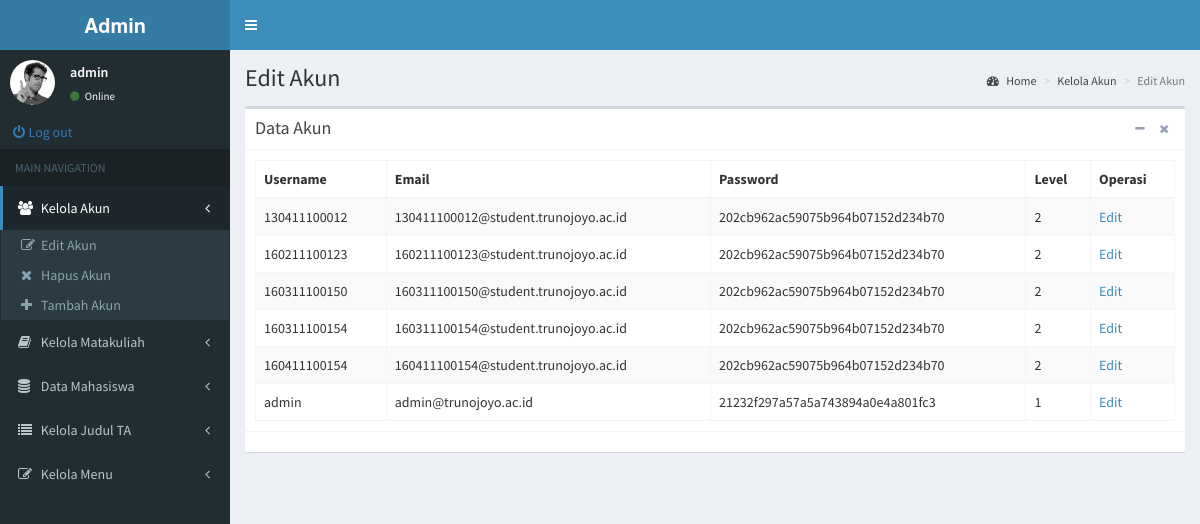
/admin/pages/layout/EditAkun.php (signed in), run on the app's committed database.
### tables this page shows
CREATE TABLE `tbl_menu_admin` (
  `id` int(11) NOT NULL,
  `menu` varchar(20) NOT NULL,
  `icon` varchar(20) DEFAULT NULL,
  `link` varchar(100) NOT NULL,
  `sub` varchar(3) DEFAULT NULL
);

CREATE TABLE `tbl_submenu_admin` (
  `menu` varchar(20) NOT NULL,
  `submenu` varchar(20) NOT NULL,
  `icon` varchar(20) DEFAULT NULL,
  `link` varchar(100) DEFAULT NULL
);

CREATE TABLE `tbl_akun` (
  `username` varchar(12) NOT NULL,
  `email` varchar(100) NOT NULL,
  `passwd` varchar(200) NOT NULL,
  `level_` char(1) NOT NULL
);

### admin/pages/layout/EditAkun.php (the view, shortened to what this page needs)
<!DOCTYPE html>
<html>
<head>
  <link rel="stylesheet" href="../../../bower/bower_components/bootstrap/dist/css/bootstrap.min.css">
  <link rel="stylesheet" href="../../../bower/bower_components/font-awesome/css/font-awesome.min.css">
  <link rel="stylesheet" href="../../../bower/bower_components/Ionicons/css/ionicons.min.css">
  <link rel="stylesheet" href="../../../bower/dist/css/AdminLTE.min.css">
  <link rel="stylesheet" href="../../../bower/dist/css/skins/_all-skins.min.css">
</head>
<body class="hold-transition skin-blue fixed sidebar-mini">
<div class="wrapper">
  <header class="main-header">
    <a href="../../index2.html" class="logo">
      <span class="logo-lg"><b>Admin</b></span>
    </a>
    <nav class="navbar navbar-static-top">
      <a href="#" class="sidebar-toggle" data-toggle="push-menu" role="button">
      </a>
    </nav>
  </header>
  <aside class="main-sidebar">
    <section class="sidebar">
      <div class="user-panel">
        <div class="pull-left image">
          <img src="../../../bower/dist/img/user2-160x160.jpg" class="img-circle" alt="User Image">
        </div>
        <div class="pull-left info">
          <p><?php echo $_SESSION['nama'];?></p>
          <a href="#"><i class="fa fa-circle text-success"></i> Online</a>
        </div>
      </div>
      <form method="post" action="../../.././cek/action_out.php">
        <div class="input-group">
          <button name="logout" class="btn btn-link"><i class="fa fa-power-off">&nbsp;</i>Log out</button>
        </div>
      </form>
      <ul class="sidebar-menu" data-widget="tree">
        <li class="header">MAIN NAVIGATION</li>
        <?php
          $con_menu = OpenCon('db_menu');
          $result_menu = $con_menu->query("SELECT menu,icon,link,sub FROM tbl_menu_admin ORDER BY id");
          foreach ($result_menu as $key => $value) {
            $class = '';
            $l = '../layout/';
            if ($value['menu'] == $_SESSION['posisi']){
              $class = 'active';
            }
            if ($value['sub'] == 'yes'){
              $class = 'treeview '.$class;
            }
            echo '<li class="'.$class.'">
                    <a href='.$l.''.$value['link'].'>
                      <i class="'.$value['icon'].'"></i> <span>'.$value['menu'].'</span>';
                      if ($value['sub'] == 'yes'){
                        echo '<span class="pull-right-container">
                                <i class="fa fa-angle-left pull-right"></i>
                              </span>';
                      }
                    echo '</a>';
                    if ($value['sub'] == 'yes'){
                      $result_submenu = $con_menu->query("SELECT submenu,icon,link FROM tbl_submenu_admin WHERE menu='".$value['menu']."'");
                      echo '<ul class="treeview-menu">';
                      foreach ($result_submenu as $key => $value) {
                        echo '<li><a href="../layout/'.$value['link'].'"><i class="'.$value['icon'].'"></i>'.$value['submenu'].'</a></li>';
                      }
                      echo '</ul>';
                    }
            echo '</li>';
          }
        ?>
      </ul>
    </section>
  </aside>
  <div class="content-wrapper">
    <section class="content-header">
      <h1>
        Edit Akun
      </h1>
      <ol class="breadcrumb">
        <li><a href="#"><i class="fa fa-dashboard"></i> Home</a></li>
        <li><a href="#">Kelola Akun</a></li>
        <li class="active">Edit Akun</li>
      </ol>
    </section>
    <section class="content">
      <div class="box">
        <div class="box-header with-border">
          <h3 class="box-title">Data Akun</h3>
          <div class="box-tools pull-right">
            <button type="button" class="btn btn-box-tool" data-widget="collapse" data-toggle="tooltip" title="Collapse">
              <i class="fa fa-minus"></i></button>
            <button type="button" class="btn btn-box-tool" data-widget="remove" data-toggle="tooltip" title="Remove">
              <i class="fa fa-times"></i></button>
          </div>
        </div>
        <div class="box-body">
          <?php
            $conn = OpenCon('db_akun');
            $result = $conn->query("SELECT * FROM tbl_akun");
          ?>
          <table class="table table-bordered table-striped" id="table_akun">
            <thead>
              <tr>
                <td><b>Username</b></td>
                <td><b>Email</b></td>
                <td><b>Password</b></td>
                <td><b>Level</b></td>
                <td><b>Operasi</b></td>
              </tr>
            </thead>
            <tbody>
              <?php
                foreach ($result as $key => $value) {
                  echo '<tr>
                        <td>'.$value['username'].'</td>
                        <td>'.$value['email'].'</td>
                        <td>'.$value['passwd'].'</td>
                        <td>'.$value['level_'].'</td>
                        <td><a href=".././forms/FormEditAkun.php?un='.$value['username'].'">Edit</a></td>
                        </tr>';
                }
              ?>
            </tbody>
          </table>
        </div>
        <div class="box-footer">
        </div>
      </div>
    </section>
  </div>
</div>
</body>
</html>

### data on the page
tbl_menu_admin: menu "Kelola Akun", sub "yes" (drawn)
tbl_submenu_admin: submenu "Edit Akun"
tbl_submenu_admin: submenu "Hapus Akun"
tbl_submenu_admin: submenu "Tambah Akun"
tbl_menu_admin: menu "Kelola Matakuliah", sub "yes" (drawn)
tbl_menu_admin: menu "Data Mahasiswa", sub "yes" (drawn)
tbl_menu_admin: menu "Kelola Judul TA", sub "yes" (drawn)
tbl_menu_admin: menu "Kelola Menu", sub "yes" (drawn)
tbl_akun: username "130411100012", email "130411100012@student.trunojoyo.ac.id", passwd "202cb962ac59075b964b07152d234b70", level_ "2"
tbl_akun: username "160211100123", email "160211100123@student.trunojoyo.ac.id", passwd "202cb962ac59075b964b07152d234b70", level_ "2"
tbl_akun: username "160311100150", email "160311100150@student.trunojoyo.ac.id", passwd "202cb962ac59075b964b07152d234b70", level_ "2"
tbl_akun: username "160311100154", email "160311100154@student.trunojoyo.ac.id", passwd "202cb962ac59075b964b07152d234b70", level_ "2"
tbl_akun: username "160411100154", email "160411100154@student.trunojoyo.ac.id", passwd "202cb962ac59075b964b07152d234b70", level_ "2"
tbl_akun: username "admin", email "admin@trunojoyo.ac.id", passwd "21232f297a57a5a743894a0e4a801fc3", level_ "1"

### other printed values
$_SESSION['nama'] "admin"
